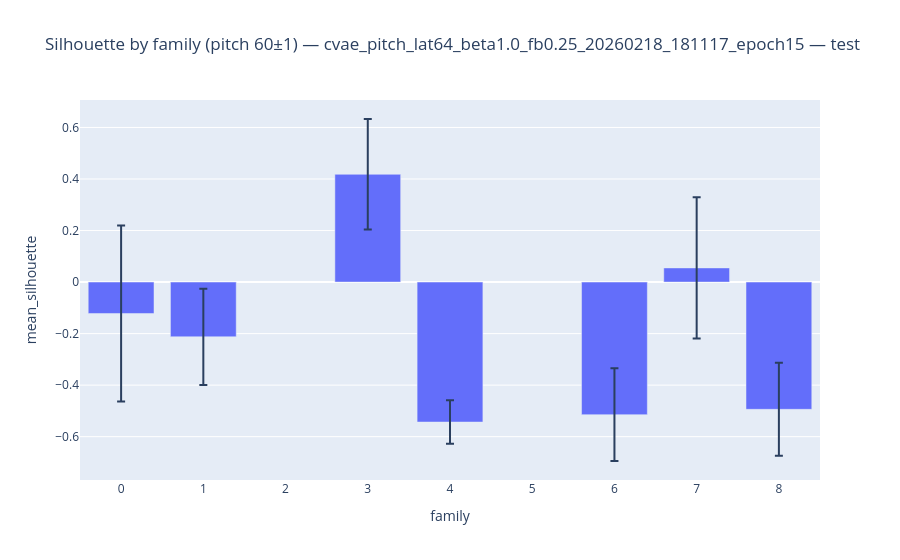

The cell this chart's notebook holds for it:
### Code cell
# Pitch-window silhouette example: pitch 60 ± 1
pitch_center = 60
sil_pitch_df = run_silhouette_for_pitch_window(mu_all, pitch_all, family_all, pitch_center=pitch_center, tolerance=1, min_samples_per_family=10)
path_csv = PLOTS_RUN_DIR / f'silhouette_pitch{pitch_center}_{model_name}_{SPLIT}.csv'
sil_pitch_df.to_csv(path_csv)
print(f'Silhouette for pitch {pitch_center}±1:\n', sil_pitch_df)
print('Saved pitch-window silhouette:', path_csv)

fig = px.bar(sil_pitch_df.reset_index(), x='family', y='mean_silhouette', error_y='std_silhouette', title=f'Silhouette by family (pitch {pitch_center}±1) — {model_name} — {SPLIT}')

img_path = PLOTS_RUN_DIR / f'silhouette_pitch{pitch_center}_{model_name}_{SPLIT}.png'
html_fallback = PLOTS_RUN_DIR / f'silhouette_pitch{pitch_center}_{model_name}_{SPLIT}.html'
try:
    fig.write_image(str(img_path))
    print('Saved silhouette pitch plot (png):', img_path)
except Exception:
    try:
        fig.write_html(str(html_fallback))
        print('Saved silhouette pitch plot (html):', html_fallback)
    except Exception:
        print('Could not save silhouette pitch plot (image or html export failed).')

fig.show()

### Figure 1 — Plotly figure (JSON) as saved in the notebook; plotly's stock layout.template omitted (floating-point values rounded to 4 significant figures)
{"data": [{"error_y": {"array": [0.2147, 0.2739, 0.3416, 0.1868, 0.1806, 0.1799, 0.08454]}, "hovertemplate": "family=%{x}<br>mean_silhouette=%{y}<extra></extra>", "legendgroup": "", "marker": {"color": "#636efa", "pattern": {"shape": ""}}, "name": "", "orientation": "v", "showlegend": false, "textposition": "auto", "type": "bar", "x": [3, 7, 0, 1, 8, 6, 4], "xaxis": "x", "y": [0.4182, 0.05492, -0.1219, -0.2124, -0.4939, -0.5146, -0.5433], "yaxis": "y"}], "layout": {"barmode": "relative", "legend": {"tracegroupgap": 0}, "title": {"text": "Silhouette by family (pitch 60±1) — cvae_pitch_lat64_beta1.0_fb0.25_20260218_181117_epoch15 — test"}, "xaxis": {"anchor": "y", "domain": [0, 1], "title": {"text": "family"}}, "yaxis": {"anchor": "x", "domain": [0, 1], "title": {"text": "mean_silhouette"}}}}
